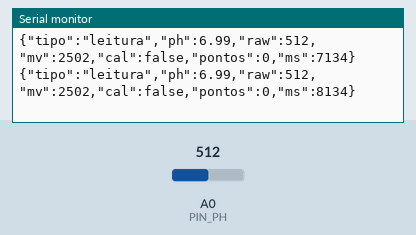
This sketch was run on a simulated Arduino Uno, built with avr-gcc and run on an emulated ATmega328P. On the bench: the last lines printed to the serial monitor. The test bench sets the inputs (shaded band); at power-on: A0 (PIN_PH) = 512. EEPROM starts erased.

Above: at 9.1 s.
9.2 s: A0 (PIN_PH) set to 411
At 9.2 s:
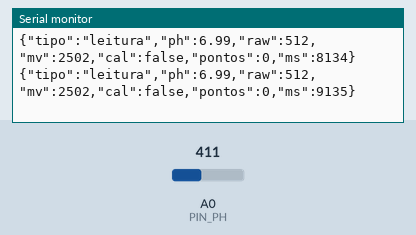
12.2 s: A0 (PIN_PH) set to 388
At 12.2 s:
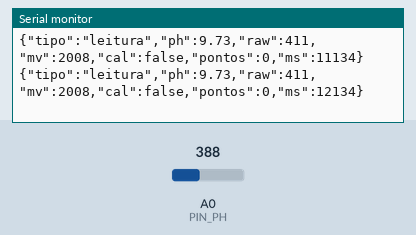
Timing chart, 0 to 15.2 s (numbered marks = the images above; inputs shaded):
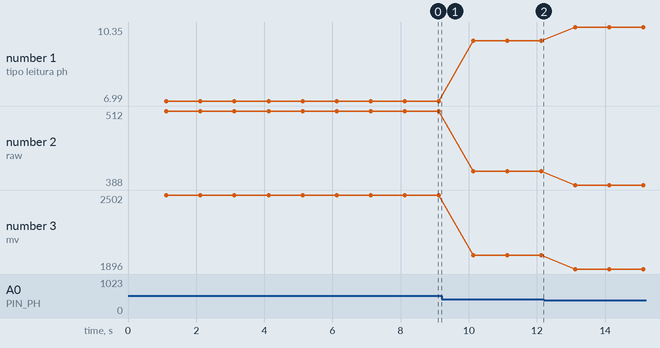

The sketch:

acquasafe_ph.ino
```cpp
/*
  ============================================================================
   AcquaSafe - Leitura do sensor de pH E201-9 no Arduino Uno R3
   Arquivo: arduino/acquasafe_ph/acquasafe_ph.ino
  ============================================================================

   IMPORTANTE: o E201-9 eh apenas o ELETRODO (conector BNC). Ele NAO liga
   direto no Arduino: voce precisa da placa de condicionamento de sinal
   (tipo PH-4502C / "pH meter V1.1") que vem no kit.

   LIGACAO (placa BNC -> Arduino Uno R3)
     VCC / V+  -> 5V
     GND / G   -> GND
     PO / AOUT -> A0
     (TO = temperatura e DO = alarme digital: opcionais, nao usados aqui)
   O pino USB (serial) usa os pinos 0/1 - nao use esses pinos para outra coisa.

   A placa entrega ~2,5 V em pH 7 e a tensao CAI conforme o pH SOBE
   (~0,18 V por unidade de pH, varia por placa/probe). Por isso a calibracao
   de 2 pontos e obrigatoria para numeros confiaveis.

   PROTOCOLO SERIAL: 9600 baud, 1 linha JSON por segundo.
     {"tipo":"leitura","ph":7.02,"raw":512,"mv":2502,"cal":true,"pontos":2,"ms":12345}

   COMANDOS (envie pelo Monitor Serial ou pela pagina sensor.html):
     HELP        -> lista de comandos
     RAW / GET   -> publica uma leitura imediatamente
     STATUS      -> mostra a calibracao atual
     CAL:7.00    -> registra o ponto de calibracao no buffer de pH 7.00
     CAL:4.00    -> registra o ponto de calibracao no buffer de pH 4.00
     CAL:10.00   -> (opcional) terceiro ponto; sempre ficam os 2 ultimos
     RESET       -> apaga a calibracao (volta para a curva nominal)

   A calibracao fica gravada na EEPROM, entao nao se perde ao desligar.
   Enquanto nao houver 2 pontos, o valor "ph" vem de uma curva nominal
   APROXIMADA e o campo "cal" vem false - sirva apenas para ver o sensor
   reagir, nao para medir de verdade.
  ============================================================================
*/

#include <Arduino.h>
#include <EEPROM.h>

const byte     PIN_PH      = A0;
const uint8_t  N_AMOSTRAS  = 30;
const unsigned PERIODO_MS  = 1000;          // 1 leitura por segundo
const float    VREF        = 5.0;           // Uno R3 = referencia de 5 V
const float    ADC_FULL    = 1023.0;        // ADC de 10 bits
const float    V_PH7_NOM   = 2.5;           // valor tipico em pH 7
const float    V_POR_PH    = 0.18;          // inclinacao tipica (V por pH)

const uint32_t MAGIA = 0x41535048UL;        // "ASPH"

struct PontoCal { float ph; int raw; };
struct CalData  { uint32_t magia; PontoCal a; PontoCal b; };

CalData cal;
bool calibrado = false;
unsigned long ultimoEnvio = 0;

/* -------------------- utilidades -------------------- */

float meuAbs(float x) { return x < 0 ? -x : x; }

uint8_t nPontos() {
  return (cal.a.ph > 0.1f ? 1 : 0) + (cal.b.ph > 0.1f ? 1 : 0);
}

void recalcularFlag() {
  calibrado = (nPontos() == 2) &&
              (cal.a.raw != cal.b.raw) &&
              (meuAbs(cal.a.ph - cal.b.ph) > 0.5f);
}

/* Media dos 10 valores centrais de 30 amostras: corta ruido da rede
   e picos do cabo longo do eletrodo sem precisar de biblioteca. */
int lerRaw() {
  int v[N_AMOSTRAS];
  for (uint8_t i = 0; i < N_AMOSTRAS; i++) {
    v[i] = analogRead(PIN_PH);
    delay(4);
  }
  for (uint8_t i = 1; i < N_AMOSTRAS; i++) {        // insertion sort
    int x = v[i];
    int8_t j = (int8_t)i - 1;
    while (j >= 0 && v[j] > x) { v[j + 1] = v[j]; j--; }
    v[j + 1] = x;
  }
  long soma = 0;
  for (uint8_t i = 10; i < 20; i++) soma += v[i];  // 10 amostras centrais
  return (int)(soma / 10);
}

float tensaoDe(int raw) { return raw * VREF / ADC_FULL; }

float phDe(int raw) {
  if (calibrado) {
    // Interpolacao linear entre os 2 pontos de calibracao.
    // Nao depende de nenhuma constante "de fabrica" da placa.
    return cal.a.ph +
           (float)(raw - cal.a.raw) * (cal.b.ph - cal.a.ph) /
           (float)(cal.b.raw - cal.a.raw);
  }
  // Curva nominal provisoria (APROXIMADA): tensao cai quando o pH sobe.
  return 7.0 + (V_PH7_NOM - tensaoDe(raw)) / V_POR_PH;
}

void publicarLeitura() {
  int   raw = lerRaw();
  float ph  = phDe(raw);
  if (ph < 0.0)   ph = 0.0;
  if (ph > 14.0)  ph = 14.0;

  Serial.print(F("{\"tipo\":\"leitura\",\"ph\":"));
  Serial.print(ph, 2);
  Serial.print(F(",\"raw\":"));
  Serial.print(raw);
  Serial.print(F(",\"mv\":"));
  Serial.print((int)(tensaoDe(raw) * 1000.0));
  Serial.print(F(",\"cal\":"));
  Serial.print(calibrado ? F("true") : F("false"));
  Serial.print(F(",\"pontos\":"));
  Serial.print(nPontos());
  Serial.print(F(",\"ms\":"));
  Serial.print(millis());
  Serial.println(F("}"));
}

void responder(const char* cmd, bool ok, const String& msg) {
  Serial.print(F("{\"tipo\":\"resposta\",\"cmd\":\""));
  Serial.print(cmd);
  Serial.print(F("\",\"ok\":"));
  Serial.print(ok ? F("true") : F("false"));
  Serial.print(F(",\"msg\":\""));
  for (unsigned int i = 0; i < msg.length(); i++) {
    char c = msg.charAt(i);
    if (c == '"' || c == '\\') Serial.write('\\');
    Serial.write(c);
  }
  Serial.print(F("\",\"cal\":"));
  Serial.print(calibrado ? F("true") : F("false"));
  Serial.print(F(",\"pontos\":"));
  Serial.print(nPontos());
  Serial.println(F("}"));
}

/* -------------------- comandos -------------------- */

void processarComando(String cmd) {
  cmd.trim();
  if (cmd.length() == 0) return;

  if (cmd.equalsIgnoreCase("HELP")) {
    responder("HELP", true,
      String("RAW | GET | STATUS | CAL:7.00 | CAL:4.00 | CAL:10.00 | RESET"));
    return;
  }
  if (cmd.equalsIgnoreCase("RAW") || cmd.equalsIgnoreCase("GET")) {
    publicarLeitura();
    return;
  }
  if (cmd.equalsIgnoreCase("STATUS")) {
    String m = "pH7~2.5V / ";
    m += String(nPontos());
    m += " ponto(s). a=";
    m += String(cal.a.ph, 2) + "@" + String(cal.a.raw);
    m += " b=" + String(cal.b.ph, 2) + "@" + String(cal.b.raw);
    responder("STATUS", true, m);
    return;
  }
  if (cmd.startsWith("CAL:") || cmd.startsWith("cal:")) {
    float ph = cmd.substring(4).toFloat();
    if (ph < 0.0 || ph > 14.0) {
      responder("CAL", false, String("pH invalido (use 0..14)"));
      return;
    }
    int raw = lerRaw();

    // Substitui ponto existente com o mesmo pH; senao preenche um slot livre.
    if (nPontos() > 0 && meuAbs(cal.a.ph - ph) < 0.05f)      cal.a = {ph, raw};
    else if (nPontos() > 0 && meuAbs(cal.b.ph - ph) < 0.05f) cal.b = {ph, raw};
    else if (cal.a.ph <= 0.1f)                                cal.a = {ph, raw};
    else                                                      cal.b = {ph, raw};

    EEPROM.put(0, cal);
    recalcularFlag();

    String m = "Ponto pH " + String(ph, 2) +
               " = raw " + String(raw) +
               " (" + String(tensaoDe(raw), 3) + "V). " +
               String(nPontos()) + "/2 pontos.";
    responder("CAL", true, m);
    return;
  }
  if (cmd.equalsIgnoreCase("RESET")) {
    cal.magia = MAGIA;
    cal.a = {0.0f, 0};
    cal.b = {0.0f, 0};
    EEPROM.put(0, cal);
    recalcularFlag();
    responder("RESET", true, String("Calibracao apagada; curva nominal ativa."));
    return;
  }
  responder(cmd.c_str(), false, String("Comando desconhecido. Digite HELP."));
}

/* -------------------- setup / loop -------------------- */

void setup() {
  Serial.begin(9600);
  pinMode(PIN_PH, INPUT);

  EEPROM.get(0, cal);
  if (cal.magia != MAGIA) {
    cal.magia = MAGIA;
    cal.a = {0.0f, 0};
    cal.b = {0.0f, 0};
    EEPROM.put(0, cal);
  }
  recalcularFlag();

  Serial.println(F("{\"tipo\":\"resposta\",\"cmd\":\"BOOT\",\"ok\":true,\"msg\":\"AcquaSafe pH pronto - 9600 baud. Digite HELP.\",\"cal\":false,\"pontos\":0}"));
}

void loop() {
  if (Serial.available()) {
    processarComando(Serial.readStringUntil('\n'));
  }
  if (millis() - ultimoEnvio >= PERIODO_MS) {
    ultimoEnvio = millis();
    publicarLeitura();
  }
}
```

Measured:
- plotted number 1: 6.99 → 9.73 after the input at 9.2 s, 9.73 → 10.35 after the input at 12.2 s
- plotted number 2: 512 → 411 after the input at 9.2 s, 411 → 388 after the input at 12.2 s
- plotted number 3: 2502 → 2008 after the input at 9.2 s, 2008 → 1896 after the input at 12.2 s
